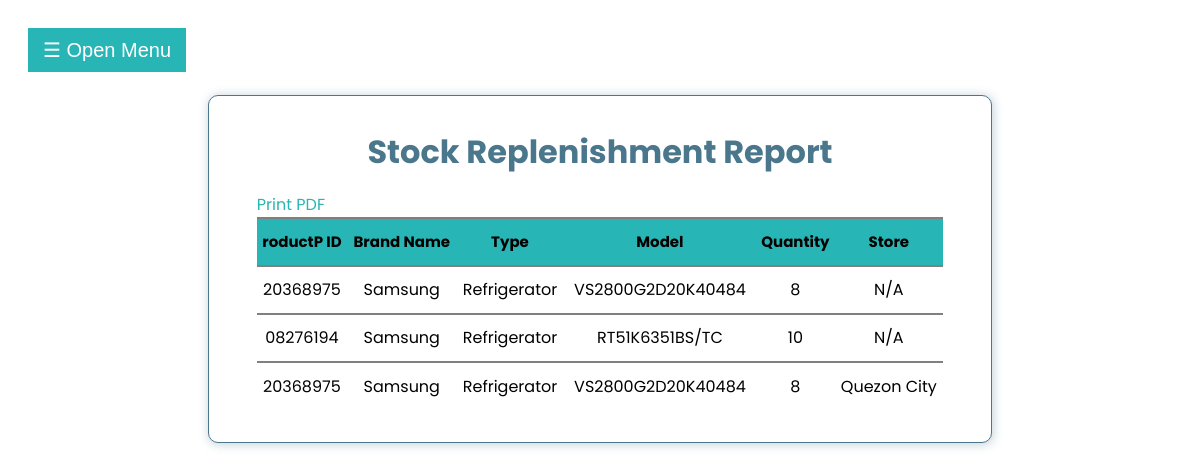
The page /Admin-Report/Admin-Stock-replenishment-report.php (signed in) on the database its author committed.
### tables this page shows
CREATE TABLE `tbl_product` (
  `id` int(11) NOT NULL,
  `productId` varchar(50) NOT NULL,
  `brandName` varchar(100) NOT NULL,
  `type` varchar(100) NOT NULL,
  `model` varchar(100) NOT NULL,
  `color` varchar(100) NOT NULL,
  `quantity` varchar(100) NOT NULL,
  `price` varchar(100) NOT NULL
);

CREATE TABLE `tbl_product_store` (
  `id` int(11) NOT NULL,
  `productId` varchar(50) NOT NULL,
  `brandName` varchar(100) NOT NULL,
  `type` varchar(100) NOT NULL,
  `model` varchar(100) NOT NULL,
  `quantity` varchar(100) NOT NULL,
  `color` varchar(100) NOT NULL,
  `price` varchar(100) NOT NULL,
  `store` varchar(100) NOT NULL
);

### Admin-Report/Admin-Stock-replenishment-report.php (the view, shortened to what this page needs)
<?php
    $db = mysqli_connect('localhost', 'root', '', 'warehouse_management_system');
?>
<!DOCTYPE html>
<html lang="en">
<head>
    <link rel="stylesheet" href="../CSS/admin-stock-replenisment-report.css">
    <link rel="stylesheet" href="https://cdnjs.cloudflare.com/ajax/libs/font-awesome/4.7.0/css/font-awesome.min.css">
    <link rel="stylesheet" href="https://use.fontawesome.com/releases/v5.15.3/css/all.css">
</head>
<body>
    <div id="main">
        <button class="openbtn" onclick="openNav()">&#9776; Open Menu</button>
        <div class="container">
            <h1 class="stock-replenishment-report-header">Stock Replenishment Report</h1>
            <div class="print-btn-div">
                <a href="Stock-replenishment-report-pdf.php" target="_blank" class="print-btn">Print PDF</a>
            </div>
            <table>
                <thead>
                    <th>roductP ID</th>
                    <th>Brand Name</th>
                    <th>Type</th>
                    <th>Model</th>
                    <th>Quantity</th>
                    <th>Store</th>
                </thead>
                <tbody>
                    <?php
                        $sql = "SELECT * FROM tbl_product WHERE quantity <= 10";
                        $result = $db->query($sql);
                        if ($result->num_rows > 0) {
                            while($row = $result->fetch_assoc()) {
                                ?>
                                    <tr>
                                        <td><?php echo $row['productId'];?></td>
                                        <td><?php echo $row['brandName'];?></td>
                                        <td><?php echo $row['type'];?></td>
                                        <td><?php echo $row['model'];?></td>
                                        <td><?php echo $row['quantity'];?></td>
                                        <td>N/A</td>
                                    </tr>
                                <?php
                            }
                        }
                        $sql = "SELECT * FROM tbl_product_store WHERE quantity <= 10";
                        $result = $db->query($sql);
                        if ($result->num_rows > 0) {
                            while($row = $result->fetch_assoc()) {
                                ?>
                                    <tr>
                                        <td><?php echo $row['productId'];?></td>
                                        <td><?php echo $row['brandName'];?></td>
                                        <td><?php echo $row['type'];?></td>
                                        <td><?php echo $row['model'];?></td>
                                        <td><?php echo $row['quantity'];?></td>
                                        <td><?php echo $row['store'];?></td>
                                    </tr>
                                <?php
                            }
                        }
                    ?>
                </tbody>
            </table>
        </div>
    </div>
</body>
</html>

### CSS/admin-stock-replenisment-report.css (style rules this page uses)
body { font-family: 'Poppins', sans-serif; }
.container { background-color: #fff; border: 1px solid #4B778D; border-radius: 10px; box-shadow: 1px 1px 10px 1px rgb(75, 119, 141, 30%); width: 60%; margin: 2% auto; padding: 2rem 3rem; }
.stock-replenishment-report-header { color: #4B778D; text-align: center; margin: 0 0 0.8rem; }
.print-btn-div { margin: 1rem 0 0 0; }
.print-btn { text-decoration: none; color: #28B5B5; }
table { width: 100%; border-collapse: collapse; }
thead { background: #28B5B5; font-size: 15px; text-align: left; position: sticky; }
th { text-align: center; }
td { text-align: center; }
tr { border-top: 2px solid #808080; height: 3rem; margin-bottom: 5rem; }
.openbtn { font-size: 20px; cursor: pointer; background-color: #28B5B5; color: white; padding: 10px 15px; border: none; }
#main { transition: margin-left .5s; padding: 20px; }

### rows shown on the page
tbl_product: productId "20368975", brandName "Samsung", type "Refrigerator", model "VS2800G2D20K40484", quantity "8"
tbl_product: productId "08276194", brandName "Samsung", type "Refrigerator", model "RT51K6351BS/TC", quantity "10"
tbl_product_store: productId "20368975", brandName "Samsung", type "Refrigerator", model "VS2800G2D20K40484", quantity "8", store "Quezon City"
